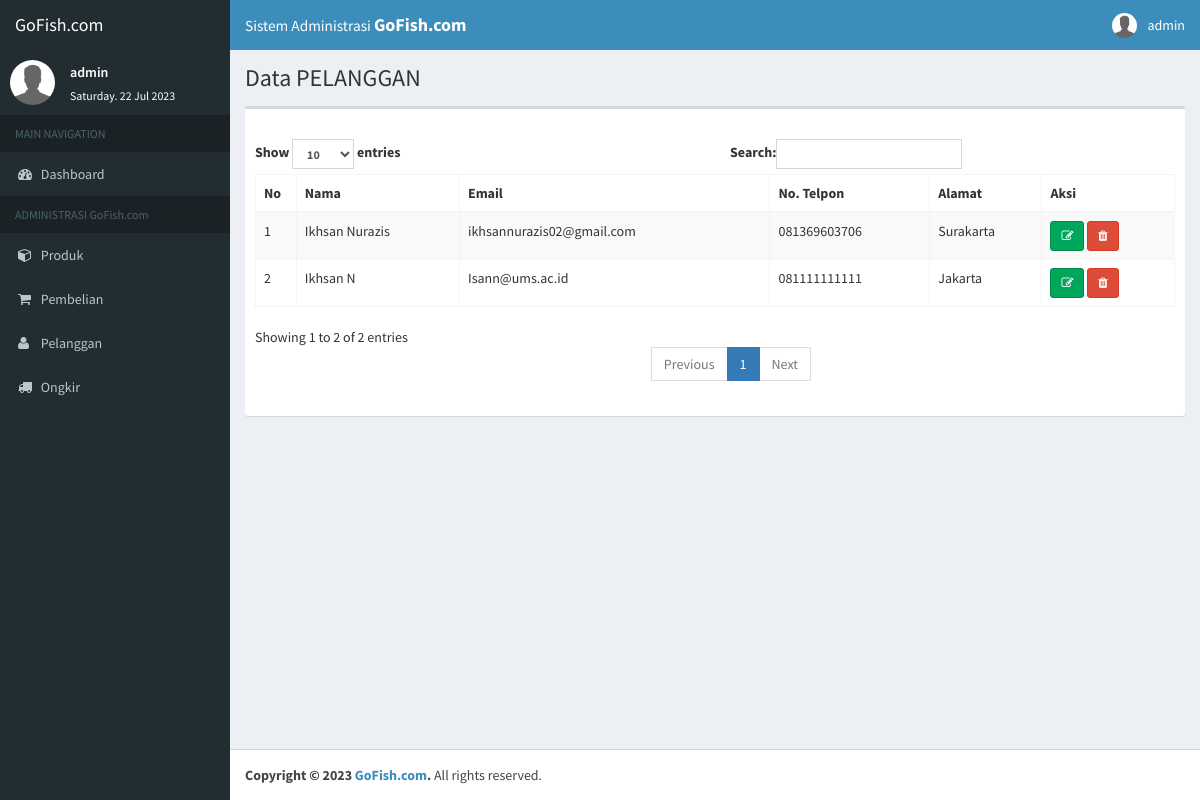
The app's page /admin/index.php?module=pelanggan/pelanggan-list (signed in) with its own data.
### tables this page shows
CREATE TABLE `pelanggan` (
  `id_pelanggan` int(12) NOT NULL,
  `email_pelanggan` varchar(255) NOT NULL,
  `password_pelanggan` varchar(25) NOT NULL,
  `nama_pelanggan` varchar(50) NOT NULL,
  `notlp_pelanggan` varchar(50) NOT NULL,
  `alamat_pelanggan` text NOT NULL
);

### admin/module/pelanggan/pelanggan-list.php (the view, shortened to what this page needs)
<?php
$koneksi = new mysqli("localhost","root","","db_artshop");
?>
<section class="content-header">
	<h1>Data PELANGGAN</h1>
</section>
<section class="content">
	<div class="box">
		<div class="box-header">
		</div>
		<div class="box-body">
			<table class="table table-bordered table-striped" id="table1">
				<thead class="thead-dark">
					<tr>
						<th>No</th>
						<th>Nama</th>
						<th>Email</th>
						<th>No. Telpon</th>
						<th>Alamat</th>
						<th>Aksi</th>
					</tr>
				</thead>
				<tbody>
					<?php $nomor=1; ?>
					<?php $ambil=$koneksi->query("SELECT * FROM pelanggan"); ?>
					<?php while($user = $ambil->fetch_assoc()){?>
					<tr>
						<td><?php echo $nomor?></td>
						<td><?php echo $user['nama_pelanggan']; ?></td>
						<td><?php echo $user['email_pelanggan']; ?></td>
						<td><?php echo $user['notlp_pelanggan']; ?></td>
						<td><?php echo $user['alamat_pelanggan']; ?></td>
						<td>
							<a href="#" data-toggle="modal" data-target="#myModal<?php echo $user['id_pelanggan']; ?>" class="btn btn-success btn-sm rounded-0" type="button" data-placement="top" title="Edit"><i class="fa fa-edit"></i></a>
							<a href="index.php?module=pelanggan/pelanggan-delete&id=<?php echo $user['id_pelanggan']; ?>"class="btn btn-danger btn-sm rounded-0" type="button" data-toggle="tooltip" data-placement="top" title="Delete"><i class="fa fa-trash"></i></a>
						</td>
					</tr>
					<?php $nomor++; ?>
					<?php } ?>
				</tbody>
			</table>
		</div>
	</div>
</section>

### records on screen
pelanggan: nama_pelanggan "Ikhsan Nurazis", email_pelanggan "ikhsannurazis02@gmail.com", notlp_pelanggan "081369603706", alamat_pelanggan "Surakarta"
pelanggan: nama_pelanggan "Ikhsan N", email_pelanggan "Isann@ums.ac.id", notlp_pelanggan "081111111111", alamat_pelanggan "Jakarta"

### other values on screen
$_SESSION["admin"]['nama_admin'] "admin"
